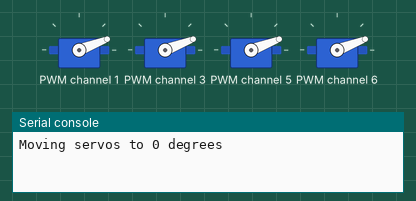
Simulated run of this program. Board: ESP32 board running MicroPython. On the bench: 4 × servo, the last lines printed to the serial console. Servo angles are drawn from the pulse width (0.5 ms = 0°, 2.5 ms = 180°).

Above: at 0.05 s.
At 4.05 s:
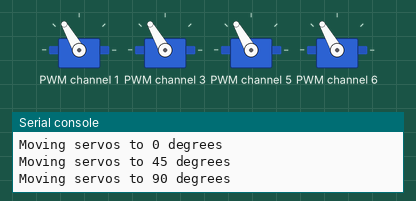
At 8.0 s:
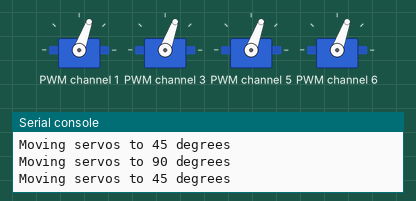
Timing chart, 0 to 10.4 s (numbered marks = the images above):
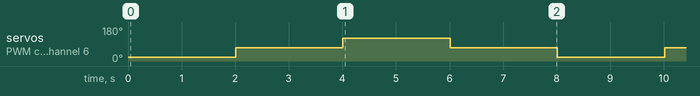

The program:

1356_Test.py
```python
from machine import I2C, Pin
import time
import ustruct

# ---------------- PCA9685 SETUP ----------------
i2c = I2C(0, sda=Pin(21), scl=Pin(22))
address = 0x40

# Reset PCA9685
i2c.writeto_mem(address, 0x00, b'\x00')

# Set frequency to 50 Hz
freq = 50
prescale = int(25000000 / (4096 * freq) - 1)
old = i2c.readfrom_mem(address, 0x00, 1)[0]
i2c.writeto_mem(address, 0x00, bytes([(old & 0x7F) | 0x10]))
i2c.writeto_mem(address, 0xFE, bytes([prescale]))
i2c.writeto_mem(address, 0x00, bytes([old]))
time.sleep_ms(5)
i2c.writeto_mem(address, 0x00, bytes([old | 0xA1]))

# ---------------- HELPER FUNCTION ----------------
def set_servo(ch, angle):
    # Convert angle to pulse (for SG90)
    pulse = int(150 + (angle / 180) * 450)
    data = ustruct.pack('<HH', 0, pulse)
    i2c.writeto_mem(address, 0x06 + 4 * ch, data)

# ---------------- SERVOS ----------------
servos = [1, 3, 5, 6]  # your 4 servos

# ---------------- TEST LOOP ----------------
while True:
    for angle in [0, 45, 90, 45]:
        print("Moving servos to", angle, "degrees")
        for s in servos:
            set_servo(s, angle)
        time.sleep(2)
```

Measured:
- by itself, servo on PWM channel 1, servo on PWM channel 3, servo on PWM channel 5, servo on PWM channel 6: repeats every 8.0 s: 120° 2.0 s, 70° 2.0 s, 21° 2.0 s, 70° 2.0 s
